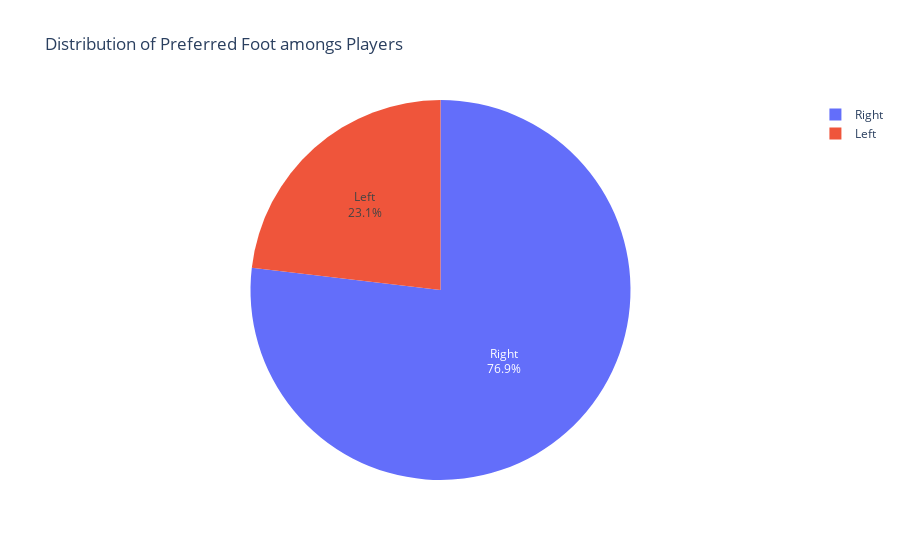

Notebook source saved alongside this figure:
### Code cell
fig = px.pie(percentage_preferred_foot_df,values='Percentage',names='Preferred Foot',
             title='Distribution of Preferred Foot amongs Players')
fig.update_traces(textposition='inside', textinfo='percent+label')
fig.show()

### Figure 1 — Plotly figure (JSON) as saved in the notebook; plotly's stock layout.template omitted (floating-point values rounded to 4 significant figures)
{"data": [{"domain": {"x": [0, 1], "y": [0, 1]}, "hovertemplate": "Preferred Foot=%{label}<br>Percentage=%{value}<extra></extra>", "labels": ["Right", "Left"], "legendgroup": "", "name": "", "showlegend": true, "textinfo": "percent+label", "textposition": "inside", "type": "pie", "values": [0.7687, 0.2313]}], "layout": {"legend": {"tracegroupgap": 0}, "title": {"text": "Distribution of Preferred Foot amongs Players"}}}
